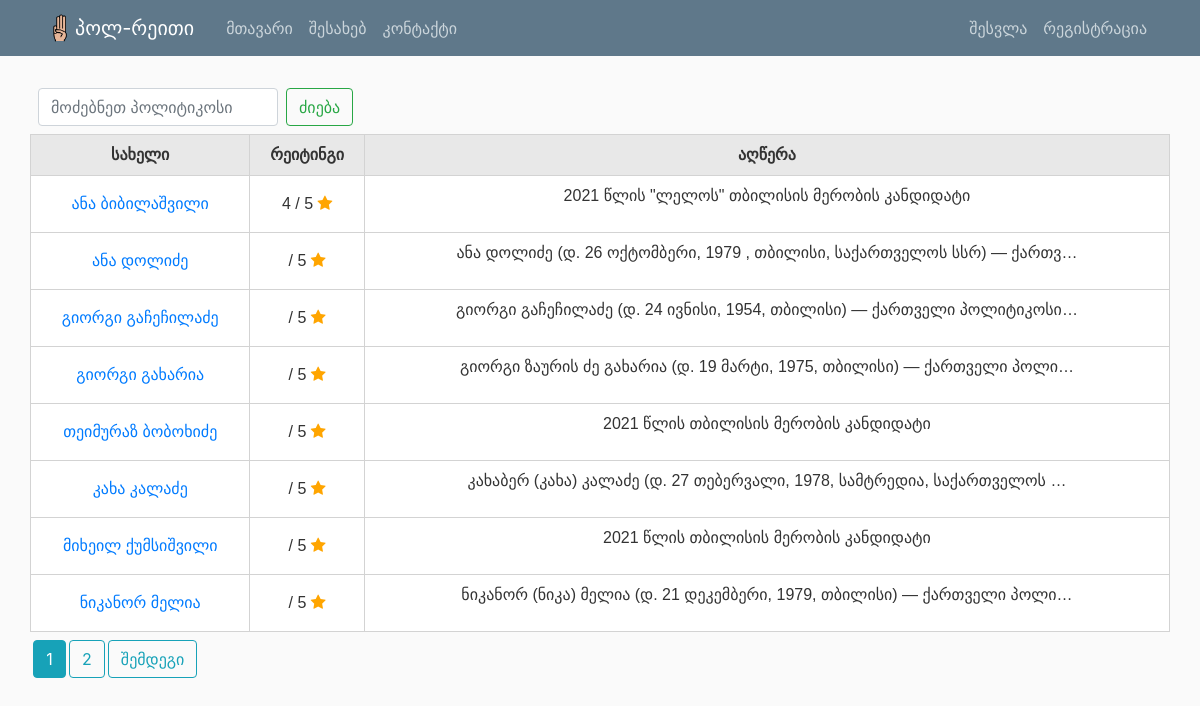
The page / on the database its author committed.
### politicians/models.py (models this page shows, shortened)
class Post(models.Model):
    name = models.CharField(max_length=150)
    description = models.TextField()

### politicians/views.py (the view)
# urls.py: path('', PostListView.as_view(), name='politician-list'),
class PostListView(ListView):
    model = Post
    template_name = 'politicians/home.html'
    context_object_name = 'posts'
    ordering = ['name']
    paginate_by = 8
    def get_queryset(self):
        needs_rounding = Post.objects.annotate(avg_rating=Avg('comments__general_rate')).order_by('name')
        return needs_rounding

### politicians/templates/politicians/home.html (shortened to what this page needs)
{% extends "politicians/base.html" %}
{% block content %}
<form style="width: 20%; margin: 0.5rem;" class="search-bar d-flex" method=POST action="{% url 'search-venues' %}">
  <input class='form-control me-2' style="width: 15rem; max-width: 15rem;" type="search" placeholder="მოძებნეთ პოლიტიკოსი" aria-label="Search" name="searched">
  <button style="margin-left: 0.5rem;" class='btn btn-outline-success' type="submit">ძიება</button>
</form>
<table>
    <tr>
      <th>სახელი</th>
      <th>რეიტინგი</th>
      <th>აღწერა</th>
    </tr>
    {% for post in posts %}
    <tr>
            <td><a href="{% url 'politician-detail' post.id %}">{{ post.name }}</a></td>
            <td>{{ post.avg_rating|floatformat }} / 5 <span class="fa fa-star checked"></span></td>
            <td>{{ post.description|safe|truncatechars:"70"|linebreaks }}</td>
    </tr>
    {% endfor %}
</table>
{% if is_paginated %}
  {% for num in page_obj.paginator.page_range %}
    {% if page_obj.number == num %}
      <a style="margin-top: 0.5rem; margin-left: 0.2rem" class="btn btn-info mb-4" href="?page={{ num }}">{{ num }}</a>
    {% elif num > page_obj.number|add:'-3' and num < page_obj.number|add:'3' %}
      <a style="margin-top: 0.5rem; margin-left: 0.2rem" class="btn btn-outline-info mb-4" href="?page={{ num }}">{{ num }}</a>
    {% endif %}
  {% endfor %}
  {% if page_obj.has_next %}
    <a style="margin-top: 0.5rem; margin-left: 0.2rem" class="btn btn-outline-info mb-4" href="?page={{ page_obj.next_page_number }}">შემდეგი</a>
  {% endif %}
{% endif %}
{% endblock content %}

### politicians/static/politicians/main.css (style rules this page uses)
body { background: #fafafa; color: #333333; margin-top: 5rem; }
.checked { color: orange; }

### politicians/static/politicians/table.css (style rules this page uses)
th, td { text-align: center; border-style: solid; border-color: lightgrey; border-width: 1px; padding: 8px; word-wrap: break-word; }
th { background-color: #e8e8e8; }
td { word-wrap: break-word; }
table { font-family: arial, sans-serif; border-collapse: collapse; width: 100%; background: #ffffff; }

### rows shown on the page
Post: name "ანა ბიბილაშვილი", avg_rating "4", description "2021 წლის \"ლელოს\" თბილისის მერობის კანდიდატი"
Post: name "ანა დოლიძე", description "ანა დოლიძე (დ. 26 ოქტომბერი, 1979 , თბილისი, საქართველოს სსრ) — ქართვ…"
Post: name "გიორგი გაჩეჩილაძე", description "გიორგი გაჩეჩილაძე (დ. 24 ივნისი, 1954, თბილისი) — ქართველი პოლიტიკოსი…"
Post: name "გიორგი გახარია", description "გიორგი ზაურის ძე გახარია (დ. 19 მარტი, 1975, თბილისი) — ქართველი პოლი…"
Post: name "თეიმურაზ ბობოხიძე", description "2021 წლის თბილისის მერობის კანდიდატი"
Post: name "კახა კალაძე", description "კახაბერ (კახა) კალაძე (დ. 27 თებერვალი, 1978, სამტრედია, საქართველოს …"
Post: name "მიხეილ ქუმსიშვილი", description "2021 წლის თბილისის მერობის კანდიდატი"
Post: name "ნიკანორ მელია", description "ნიკანორ (ნიკა) მელია (დ. 21 დეკემბერი, 1979, თბილისი) — ქართველი პოლი…"

### other values the page prints
{{ num }} "1"
{{ num }} "2"
